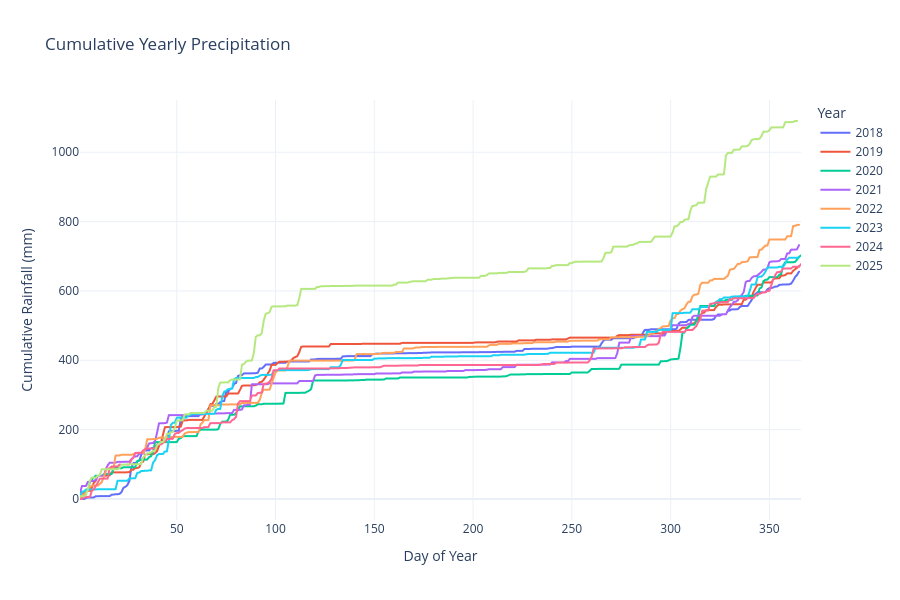

Notebook code cell kept with this figure:
### Markdown cell above
## Precipitation

### Code cell
non_spectral_df["Year"] = non_spectral_df["Timestamp"].dt.year.astype(str) # Convert to string for discrete legend colors
non_spectral_df["doy"] = non_spectral_df["Timestamp"].dt.dayofyear

df_sorted = non_spectral_df.sort_values(["Year", "doy"])
df_sorted["cumulative_precipitation"] = df_sorted.groupby("Year")["precipitation"].cumsum()


fig = px.line(
    df_sorted, 
    x="doy", 
    y="cumulative_precipitation", 
    color="Year",
    title="Cumulative Yearly Precipitation",
    labels={"doy": "Day of Year", "cumulative_precipitation": "Cumulative Rainfall (mm)"},
    template="plotly_white",
    height=600
)

fig.update_layout(hovermode="x unified")

fig.show()

### Figure 1 — Plotly figure (JSON) as saved in the notebook; plotly's stock layout.template omitted (floating-point values rounded to 4 significant figures; data arrays with more than 128 entries replaced by an {"elided": "..."} marker saying what was removed)
{"data": [{"hovertemplate": "Year=2018<br>Day of Year=%{x}<br>Cumulative Rainfall (mm)=%{y}<extra></extra>", "legendgroup": "2018", "line": {"color": "#636efa", "dash": "solid"}, "marker": {"symbol": "circle"}, "mode": "lines", "name": "2018", "showlegend": true, "type": "scattergl", "x": {"elided": "365 int values"}, "xaxis": "x", "y": {"elided": "365 float values"}, "yaxis": "y"}, {"hovertemplate": "Year=2019<br>Day of Year=%{x}<br>Cumulative Rainfall (mm)=%{y}<extra></extra>", "legendgroup": "2019", "line": {"color": "#EF553B", "dash": "solid"}, "marker": {"symbol": "circle"}, "mode": "lines", "name": "2019", "showlegend": true, "type": "scattergl", "x": {"elided": "365 int values"}, "xaxis": "x", "y": {"elided": "365 float values"}, "yaxis": "y"}, {"hovertemplate": "Year=2020<br>Day of Year=%{x}<br>Cumulative Rainfall (mm)=%{y}<extra></extra>", "legendgroup": "2020", "line": {"color": "#00cc96", "dash": "solid"}, "marker": {"symbol": "circle"}, "mode": "lines", "name": "2020", "showlegend": true, "type": "scattergl", "x": {"elided": "366 int values"}, "xaxis": "x", "y": {"elided": "366 float values"}, "yaxis": "y"}, {"hovertemplate": "Year=2021<br>Day of Year=%{x}<br>Cumulative Rainfall (mm)=%{y}<extra></extra>", "legendgroup": "2021", "line": {"color": "#ab63fa", "dash": "solid"}, "marker": {"symbol": "circle"}, "mode": "lines", "name": "2021", "showlegend": true, "type": "scattergl", "x": {"elided": "365 int values"}, "xaxis": "x", "y": {"elided": "365 float values"}, "yaxis": "y"}, {"hovertemplate": "Year=2022<br>Day of Year=%{x}<br>Cumulative Rainfall (mm)=%{y}<extra></extra>", "legendgroup": "2022", "line": {"color": "#FFA15A", "dash": "solid"}, "marker": {"symbol": "circle"}, "mode": "lines", "name": "2022", "showlegend": true, "type": "scattergl", "x": {"elided": "365 int values"}, "xaxis": "x", "y": {"elided": "365 float values"}, "yaxis": "y"}, {"hovertemplate": "Year=2023<br>Day of Year=%{x}<br>Cumulative Rainfall (mm)=%{y}<extra></extra>", "legendgroup": "2023", "line": {"color": "#19d3f3", "dash": "solid"}, "marker": {"symbol": "circle"}, "mode": "lines", "name": "2023", "showlegend": true, "type": "scattergl", "x": {"elided": "365 int values"}, "xaxis": "x", "y": {"elided": "365 float values"}, "yaxis": "y"}, {"hovertemplate": "Year=2024<br>Day of Year=%{x}<br>Cumulative Rainfall (mm)=%{y}<extra></extra>", "legendgroup": "2024", "line": {"color": "#FF6692", "dash": "solid"}, "marker": {"symbol": "circle"}, "mode": "lines", "name": "2024", "showlegend": true, "type": "scattergl", "x": {"elided": "366 int values"}, "xaxis": "x", "y": {"elided": "366 float values"}, "yaxis": "y"}, {"hovertemplate": "Year=2025<br>Day of Year=%{x}<br>Cumulative Rainfall (mm)=%{y}<extra></extra>", "legendgroup": "2025", "line": {"color": "#B6E880", "dash": "solid"}, "marker": {"symbol": "circle"}, "mode": "lines", "name": "2025", "showlegend": true, "type": "scattergl", "x": {"elided": "364 int values"}, "xaxis": "x", "y": {"elided": "364 float values"}, "yaxis": "y"}], "layout": {"height": 600, "hovermode": "x unified", "legend": {"title": {"text": "Year"}, "tracegroupgap": 0}, "title": {"text": "Cumulative Yearly Precipitation"}, "xaxis": {"anchor": "y", "domain": [0, 1], "title": {"text": "Day of Year"}}, "yaxis": {"anchor": "x", "domain": [0, 1], "title": {"text": "Cumulative Rainfall (mm)"}}}}
